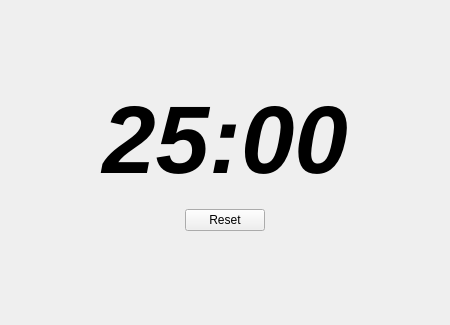
<?xml version="1.0" encoding="UTF-8"?>
<ui version="4.0">
 <class>TimerWidget</class>
 <widget class="QWidget" name="TimerWidget">
  <property name="geometry">
   <rect>
    <x>0</x>
    <y>0</y>
    <width>450</width>
    <height>325</height>
   </rect>
  </property>
  <property name="windowTitle">
   <string>Form</string>
  </property>
  <layout class="QVBoxLayout" name="verticalLayout">
   <item>
    <spacer name="verticalSpacer_3">
     <property name="orientation">
      <enum>Qt::Vertical</enum>
     </property>
     <property name="sizeHint" stdset="0">
      <size>
       <width>20</width>
       <height>40</height>
      </size>
     </property>
    </spacer>
   </item>
   <item>
    <widget class="QLabel" name="clockLabel">
     <property name="font">
      <font>
       <pointsize>72</pointsize>
       <weight>75</weight>
       <italic>true</italic>
       <bold>true</bold>
      </font>
     </property>
     <property name="layoutDirection">
      <enum>Qt::LeftToRight</enum>
     </property>
     <property name="styleSheet">
      <string notr="true"/>
     </property>
     <property name="text">
      <string>25:00</string>
     </property>
     <property name="alignment">
      <set>Qt::AlignCenter</set>
     </property>
    </widget>
   </item>
   <item>
    <widget class="QWidget" name="widget_2" native="true">
     <layout class="QHBoxLayout" name="horizontalLayout_2">
      <item>
       <spacer name="horizontalSpacer_3">
        <property name="orientation">
         <enum>Qt::Horizontal</enum>
        </property>
        <property name="sizeHint" stdset="0">
         <size>
          <width>40</width>
          <height>20</height>
         </size>
        </property>
       </spacer>
      </item>
      <item>
       <widget class="QPushButton" name="resetPomodoroButton">
        <property name="text">
         <string>Reset</string>
        </property>
       </widget>
      </item>
      <item>
       <spacer name="horizontalSpacer_4">
        <property name="orientation">
         <enum>Qt::Horizontal</enum>
        </property>
        <property name="sizeHint" stdset="0">
         <size>
          <width>40</width>
          <height>20</height>
         </size>
        </property>
       </spacer>
      </item>
     </layout>
    </widget>
   </item>
   <item>
    <spacer name="verticalSpacer_4">
     <property name="orientation">
      <enum>Qt::Vertical</enum>
     </property>
     <property name="sizeHint" stdset="0">
      <size>
       <width>20</width>
       <height>40</height>
      </size>
     </property>
    </spacer>
   </item>
  </layout>
 </widget>
 <resources/>
 <connections/>
</ui>
